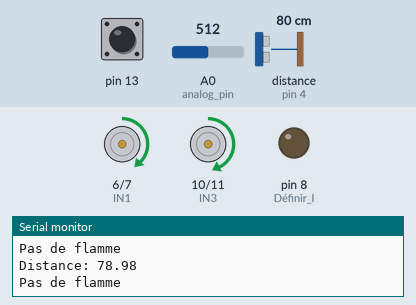
Recording of a sketch running on a simulated Arduino Uno, built with avr-gcc and run on an emulated ATmega328P. Parts: motor-driver pin pairs drawn as motors (green arrow = first pin HIGH = forward, orange = second pin HIGH = backward, longer = more drive, scaled by the enable pin), output pins drawn as LEDs (lit = HIGH), the last lines printed to the serial monitor. Wiring (inferred from the names in the program): ultrasonic range finder: trigger pin 2; echo pin 4. Inputs (shaded band) come from the test bench; at power-on: distance to the obstacle (sensor on pin 4) 80 cm, A0 (analog_pin) = 512, pin 13 HIGH. The echo pulse lasts 58.3 µs per cm; pins used as bus, display or sensor lines are not drawn.

Above: at 1.2 s.
1.3 s: distance to the obstacle (sensor on pin 4) set to 65 cm
2.8 s: distance to the obstacle (sensor on pin 4) set to 57 cm
At 3.3 s:
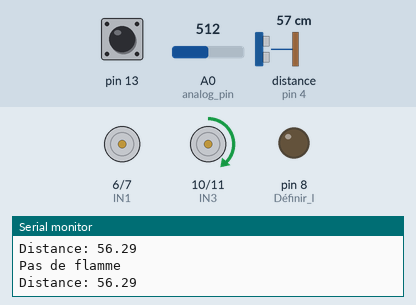
4.3 s: A0 (analog_pin) set to 530
At 5.6 s:
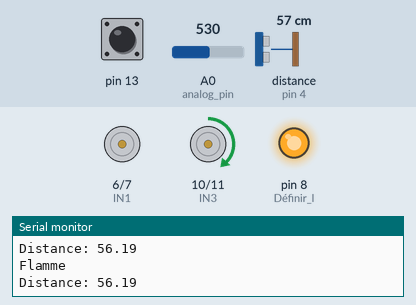
5.9 s: distance to the obstacle (sensor on pin 4) set to 43 cm
7.4 s: distance to the obstacle (sensor on pin 4) set to 37 cm
At 7.86 s:
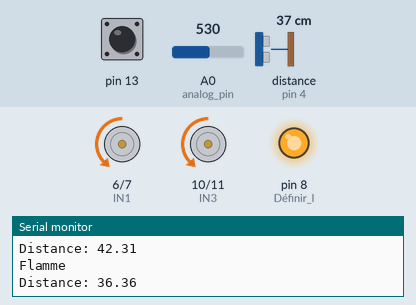
10.4 s: A0 (analog_pin) set to 511
At 10.88 s:
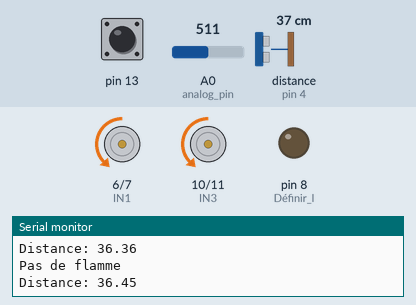
Timing chart, 0 to 14.4 s (numbered marks = the images above; inputs shaded):
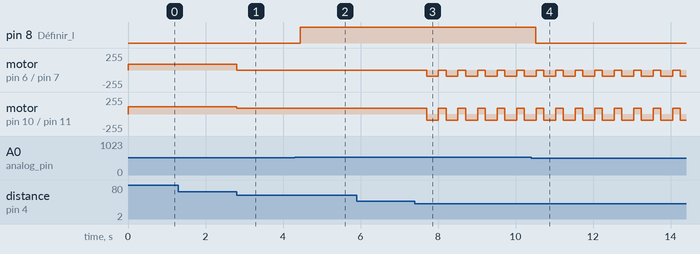

The sketch:

kerkerproject.ino
```cpp
int val ;
/* Constantes pour les broches */
#define echo 4
#define trig 2   // Broche ECHO

/* Constantes pour le timeout */
const unsigned long MEASURE_TIMEOUT = 25000UL; // 25ms = ~8m à 340m/s

/* Vitesse du son dans l'air en mm/us */
const float SOUND_SPEED = 340.0 / 1000;


// Moteur 1
int IN1 = 6;
int IN2 = 7;
int pinPWMA = 3; //Speed

// Moteur 2
int IN3 = 10;
int IN4 = 11;
int pinPWMB = 5; //Speed

int analog_pin=A0;

void setup() {

  /* Initialise le port série */
  Serial.begin(115200);

  pinMode(8, OUTPUT);// Définir l'interface de la buzzer en sortie
  pinMode(13, INPUT);

  pinMode(IN1, OUTPUT);
  pinMode(IN2, OUTPUT);
  pinMode(pinPWMA, OUTPUT);

  pinMode(IN3, OUTPUT);
  pinMode(IN4, OUTPUT);
  pinMode(pinPWMB, OUTPUT);

  /* Initialise les broches */
  pinMode(echo, INPUT);
  pinMode(trig, OUTPUT);
  digitalWrite(trig, LOW);
}

void loop() {
  int temp;

temp=analogRead(analog_pin);

  val = digitalRead (13) ;
    if ((val == LOW)||(temp>512)) // Quand le capteur détecte une flamme, la led s'allume
  {
    digitalWrite (8, HIGH);
    Serial.println("Flamme");
  }
  else
  {
    digitalWrite (8, LOW);
    Serial.println("Pas de flamme");
  }
  digitalWrite(trig, LOW);

  delayMicroseconds(2);

  /* 1. Lance une mesure de distance en envoyant une impulsion HIGH de 10µs sur la broche TRIGGER */
  digitalWrite(trig, HIGH);

  delayMicroseconds(10);

  digitalWrite(trig, LOW); // Reads the echoPin, returns the sound wave travel time in microseconds

  float duration = pulseIn(echo, HIGH); // Calculating the distance

  float distance = duration * 0.034 / 2; // Prints the distance on the Serial Monitorss

  Serial.print("Distance: ");

  Serial.println(distance);

  digitalWrite(IN1, 1);
  digitalWrite(IN2, 0);
  analogWrite(pinPWMA, 90);
  digitalWrite(IN3, 1);
  digitalWrite(IN4, 0);
  analogWrite(pinPWMB, 110);

  /* Affiche les résultats en mm, cm et m */
  if(distance<= 60){
    digitalWrite(IN1, 0);
    digitalWrite(IN2, 0);
    analogWrite(pinPWMA, 0);
    digitalWrite(IN3, 1);
    digitalWrite(IN4, 0);
    analogWrite(pinPWMB, 90);
    delay(200);
  }

  if(distance<=40){
    digitalWrite(IN1, 0);
    digitalWrite(IN2, 1);
    analogWrite(pinPWMA, 80);
    digitalWrite(IN3, 0);
    digitalWrite(IN4, 1);
    analogWrite(pinPWMB, 90);
    delay(300);
  }


  /* Délai d'attente pour éviter d'afficher trop de résultats à la seconde */

}
```

Measured:
- the behaviour switches between 61 and 60 cm on distance to the obstacle (sensor on pin 4) (found by bisection; images 0 and 1)
- the behaviour switches between 512 and 513 on A0 (analog_pin) (found by bisection; images 1 and 2)
- the behaviour switches between 41 and 40 cm on distance to the obstacle (sensor on pin 4) (found by bisection; images 2 and 3)
- after the input at 2.8 s, motor on pin 6 (IN1) / pin 7 (IN2): forward 90/255 → stopped at once; motor on pin 10 (IN3) / pin 11 (IN4): forward 110/255 → forward 90/255 at once
- after the input at 4.3 s, pin 8 (Définir_l): LOW → HIGH after 0.14 s
- after the input at 7.4 s, motor on pin 6 (IN1) / pin 7 (IN2): alternates backward 90/255 for 0.30 s and stopped for 0.20 s, starting after 0.31 s; motor on pin 10 (IN3) / pin 11 (IN4): alternates forward 90/255 for 0.20 s and backward 90/255 for 0.30 s, starting after 0.31 s
- after the input at 10.4 s, pin 8 (Définir_l): HIGH → LOW after 0.13 s
